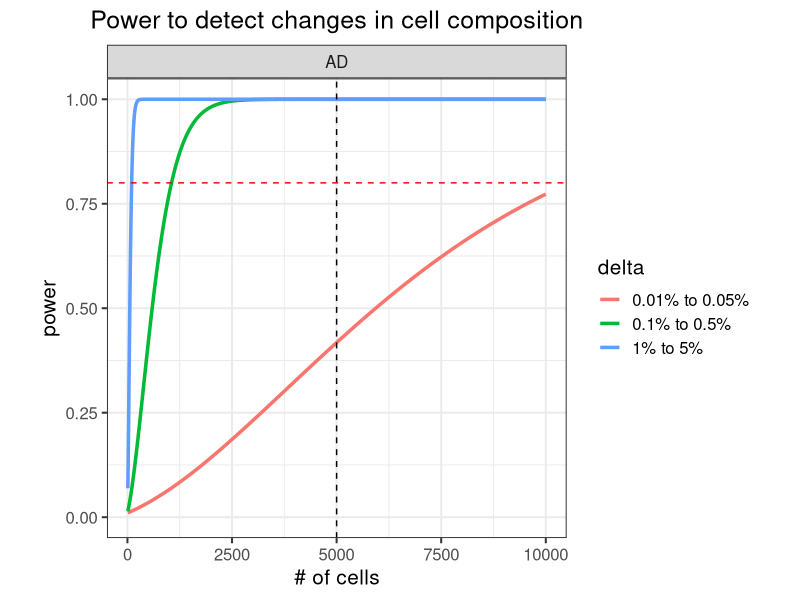
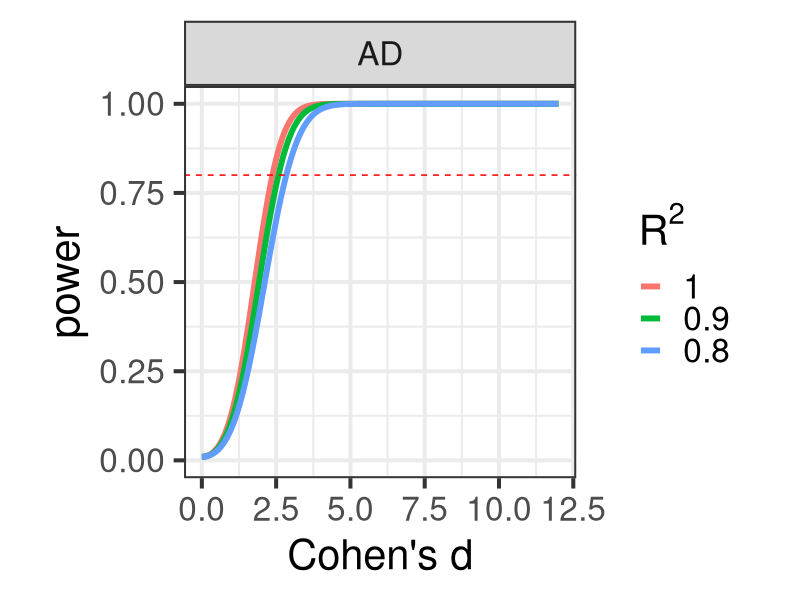
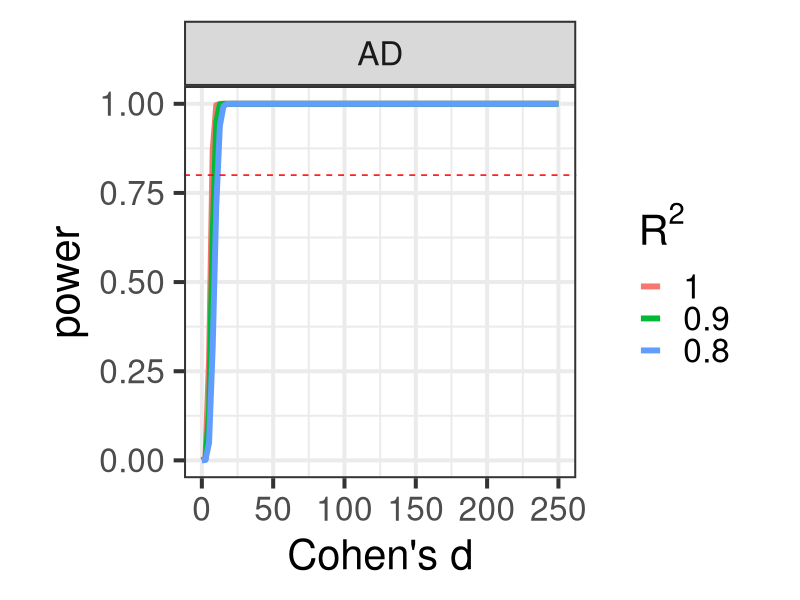

Here is the R script that generated these plots, in order:
## ---- chunk 1
library(ggplot2)
library(data.table)
library(xtable)

## ---- chunk 2
suppressPackageStartupMessages(library(knitr))
options(xtable.type="html")

knitr::opts_chunk$set(
  echo=TRUE,
  warning=FALSE,
  message=TRUE,
  error = FALSE,
  tidy = FALSE,
  cache = TRUE,
  cache.lazy = FALSE,
  dev = c("png", "pdf"), 
  fig.width=7, fig.height=7)

options(markdown.HTML.stylesheet = 'css/custom.css')
## ---- chunk 3

library(pwr)
n_samples = c(CTL = 6, AD=6)
n_cells = 5000
n_cells_max = 10000
prop_diff = list(c(0.01, 0.05), c(0.001, 0.005), c(0.0001, 0.0005))
n_cell_types = 5

getPower = function(n1, n2, p1, p2, C, n_tests){
	sSq1 = p1*(1-p1)/ C
	sSq2 = p2*(1-p2)/ C

	sigSq = ((n1-1)*sSq1 + (n2-1)*sSq2) / (n1 + n2 -2)
	d = abs(p1 - p2)/sqrt(sigSq)

	pwr.t2n.test(n1=n1, n2=n2, d=d, sig.level = 0.05/n_tests )
}

getPowerCurve = function(n1, n2){
	# for each pair of proportions
	res = lapply(prop_diff, function(prop){
		p1 = prop[1]
		p2 = prop[2]

		# for each cell number
		res = lapply( seq(10, n_cells_max, by = 3), function(C){
			res = getPower(n1, n2, p1, p2, C, n_cell_types)
			data.frame(n1, n2, p1, p2, C, d = res$d, power= res$power, delta=paste0(p1*100, '% to ', p2*100, '%'))
			})
		do.call("rbind", res)
		})
	do.call("rbind", res)
}

# for each disease
res = lapply(names(n_samples)[-1], function(ID){
	res = getPowerCurve(n_samples['CTL'], n_samples[ID])
	res$Disease = ID
	res 
})
res = do.call("rbind", res)

ggplot(res, aes(C, power, color=delta)) + geom_line(size=1.2) + theme_bw(15) + theme(aspect.ratio=1, plot.title = element_text(hjust = 0.5)) + xlab("# of cells") + ggtitle("Power to detect changes in cell composition") + ylim(0, 1) + facet_wrap(~Disease) + geom_vline(xintercept=n_cells, color="black", linetype="dashed") + geom_hline(yintercept=0.8, color="red", linetype="dashed") #+ scale_x_continuous(limits=c(0,n_cells_max), expand=c(0,0)) + scale_y_continuous(limits=c(0,1.02), expand=c(0,0))
## ---- chunk 4
# Sample size required to get 80% power
res = data.table(res)
res$Dataset = with(res, paste(Disease, delta))
tab = res[,.SD[min(which(power>.80)),],by=Dataset]
tab$Cells_per_individual = as.integer(tab$C)
print(xtable(tab[,c('Dataset', 'Cells_per_individual', 'power')], type="html"), include.rownames=FALSE)
## ---- chunk 5
n_genes = 1
n_tests = n_genes * n_cell_types

getPower = function(n1, n2, d, n_tests, rsq){
	# pwr.t2n.test(n1=n1, n2=n2, d=d, sig.level = 0.05/n_tests )

	# Compute n_Eff, need to divide by 2 becaues n is the number in each set
	N_eff = 4 / (1/n1 + 1/n2)
	pwr.t.test(n=N_eff/2 * rsq, d=d, sig.level = 0.05/n_tests )
}

getPowerCurve = function(n1, n2, n_tests, rsq){
	# for each cell number
	res = lapply( seq(0, 12, length.out=1000), function(delta){
		res = getPower(n1, n2, delta, n_tests, rsq)
		data.frame(n1, n2, d = res$d, rsq, power= res$power)
		})
	do.call("rbind", res)
}

# for each disease
res = lapply(names(n_samples)[-1], function(ID){
	res = lapply( c(.8, .9,1), function(rsq){
		res = getPowerCurve(n_samples['CTL'], n_samples[ID], n_tests, rsq)
		res$Disease = ID
		res 
	})
	do.call("rbind", res)
})
res = do.call("rbind", res)

res$rsq_text = with(res, factor(rsq, rev(sort(unique(rsq)))))
res = res[order(res$rsq, decreasing=FALSE),]

ggplot(res, aes(d, power, color=rsq_text)) + geom_line(size=2) + theme_bw(30) + theme(aspect.ratio=1, plot.title = element_text(hjust = 0.5)) + ylim(0, 1) + xlab("Cohen's d") + facet_wrap( ~ Disease) + scale_color_discrete(bquote(R^2)) + geom_hline(yintercept=0.8, color="red", linetype="dashed")
## ---- chunk 6
n_genes = 10000
n_tests = n_genes * n_cell_types

getPower = function(n1, n2, d, n_tests, rsq){
	# pwr.t2n.test(n1=n1, n2=n2, d=d, sig.level = 0.05/n_tests )

	# Compute n_Eff, need to divide by 2 becaues n is the number in each set
	N_eff = 4 / (1/n1 + 1/n2)
	pwr.t.test(n=N_eff/2 * rsq, d=d, sig.level = 0.05/n_tests )
}

getPowerCurve = function(n1, n2, n_tests, rsq){
	# for each cell number
	res = lapply( seq(0, 250, length.out=100), function(delta){
		res = getPower(n1, n2, delta, n_tests, rsq)
		data.frame(n1, n2, d = res$d, rsq, power= res$power)
		})
	do.call("rbind", res)
}

# for each disease
res = lapply(names(n_samples)[-1], function(ID){
	res = lapply( c(.8, .9,1), function(rsq){
		res = getPowerCurve(n_samples['CTL'], n_samples[ID], n_tests, rsq)
		res$Disease = ID
		res 
	})
	do.call("rbind", res)
})
res = do.call("rbind", res)

res$rsq_text = with(res, factor(rsq, rev(sort(unique(rsq)))))
res = res[order(res$rsq, decreasing=FALSE),]

ggplot(res, aes(d, power, color=rsq_text)) + geom_line(size=2) + theme_bw(30) + theme(aspect.ratio=1, plot.title = element_text(hjust = 0.5)) + ylim(0, 1) + xlab("Cohen's d") + facet_wrap( ~ Disease) + scale_color_discrete(bquote(R^2)) + geom_hline(yintercept=0.8, color="red", linetype="dashed")
## ---- chunk 7
res = data.table(res)
res$Dataset = with(res, paste(Disease, rsq))
# Sample size required to get 80% power
tab = res[,.SD[min(which(power>.80)),],by=Dataset]
print(xtable(tab[,c('Disease', 'rsq', 'power', 'd')], type="html"), include.rownames=FALSE)
## ---- chunk 8
knitr::knit_exit()
